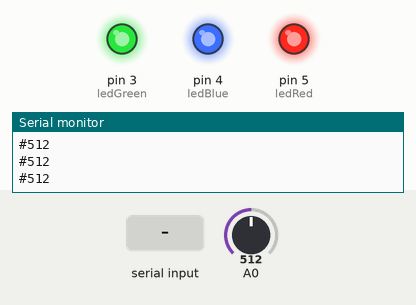
This sketch was run on a simulated Arduino Uno, built with avr-gcc and run on an emulated ATmega328P. On the bench: output pins drawn as LEDs (lit = HIGH), the last lines printed to the serial monitor. The test bench sets the inputs (shaded band); at power-on: A0 = 512.

Above: at 1.2 s.
1.3 s: "r" received over Serial
At 2.5 s:
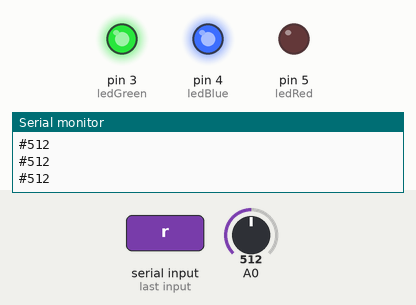
2.9 s: "a" received over Serial
At 3.8 s:
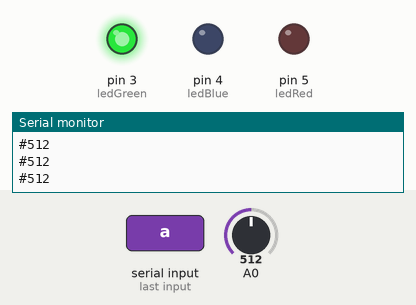
4.5 s: "v" received over Serial
At 5.1 s:
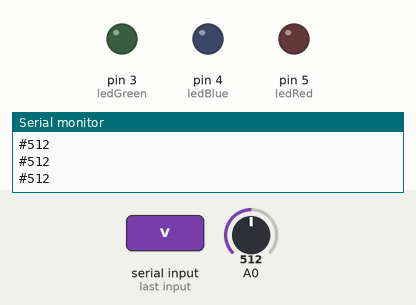
6.1 s: "r" received over Serial
At 7.4 s:
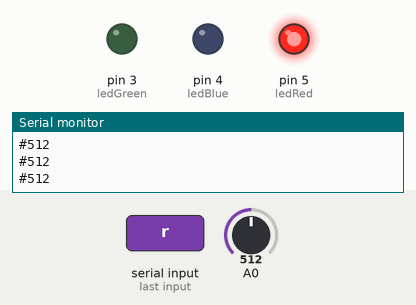
7.7 s: "a" received over Serial
At 8.9 s:
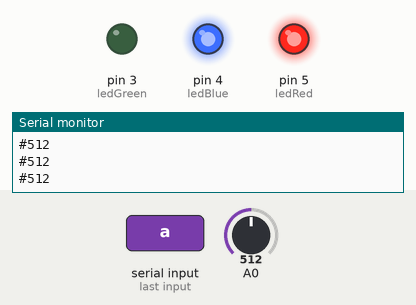
Timing chart, 0 to 10.3 s (numbered marks = the images above; inputs shaded):
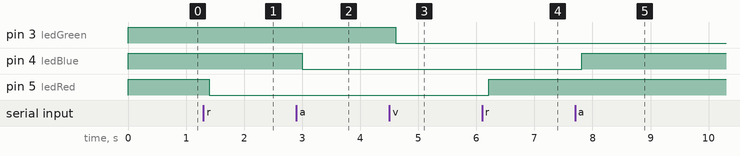

Measured:
- after the input at 1.3 s, pin 5 (ledRed): HIGH → LOW after 0.10 s
- after the input at 2.9 s, pin 4 (ledBlue): HIGH → LOW after 0.11 s
- after the input at 4.5 s, pin 3 (ledGreen): HIGH → LOW after 0.11 s
- after the input at 6.1 s, pin 5 (ledRed): LOW → HIGH after 0.11 s
- after the input at 7.7 s, pin 4 (ledBlue): LOW → HIGH after 0.11 s

The sketch:

Bluetooth-arduino2.ino
```cpp
/*
Arduino's Bluetooth with Android
*/
const int ledRed = 5; // Terminal donde conectamos nuestro sistema de Luz
const int ledGreen = 3; // Terminal donde conectamos nuestra Bomba de Agua
const int ledBlue = 4; // Terminal Libre/ Variable
const char separadorDatos = '#'; // Carácter que indica que es un Dato lo que enviamos
boolean statusLedRed = true;
boolean statusLedGreen = true;
boolean statusLedBlue = true;
void setup() {
  // Configuramos las terminales donde están conectados los leds como salidas
  pinMode(ledRed, OUTPUT);
  pinMode(ledGreen, OUTPUT);
  pinMode(ledBlue, OUTPUT);
  // Inicializamos los leds y deben de prenderse
  digitalWrite(ledRed, statusLedRed);
  digitalWrite(ledGreen, statusLedGreen);
  digitalWrite(ledBlue, statusLedBlue);
  // Inicializamos el puerto serial con una velocidad de 9600
  Serial.begin(9600);
}
// Este metodo se ejecuta infinitas veces
void loop() {
  // Agregamos el caracter # para indicar que es un dato
  Serial.print("#");

  // Leemos la entrada analógica A0 y enviamos el resultado por el puerto serial
  Serial.println(analogRead(A0));

  // Esperamos un tiempo de 20 milisegundos
  delay(200);
}
/*La función SerialEvent se ejecuta cuando un nuevo dato
 llega al hardware por la terminal Rx*/
void serialEvent() {
 // Si esta disponible el puerto serial leemos los datos
 while (Serial.available()) {

  // Obtiene el siguiente byte que se recibió, este es un carácter
  char comando = (char)Serial.read();

  // Dependiendo del carácter recibido ejecutamos una acción
  switch (comando) {
    case 'r':
    cambiarLedRojo();
    break;
    case 'a':
    cambiarLedAzul();
    break;
    case 'v':
    cambiarLedVerde();
    break;
    default:
    // Si no es ningún carácter de comando regresamos el siguiente mensaje
    Serial.print(comando);
    Serial.println(": Comando no reconocido");
    break;
    }
  }
}
void cambiarLedRojo() {
  // Cambiamos el estado del LED
  statusLedRed = !statusLedRed;
  digitalWrite(ledRed, statusLedRed);
  Serial.println("Led Rojo cambio");
}
void cambiarLedAzul() {
  // Cambiamos el estado del LED
  statusLedBlue = !statusLedBlue;
  digitalWrite(ledBlue, statusLedBlue);
  Serial.println("Led Azul cambio");
}
void cambiarLedVerde() {
  // Cambiamos el estado del LED
  statusLedGreen = !statusLedGreen;
  digitalWrite(ledGreen, statusLedGreen);
  Serial.println("Led Verde cambio");
}
```
